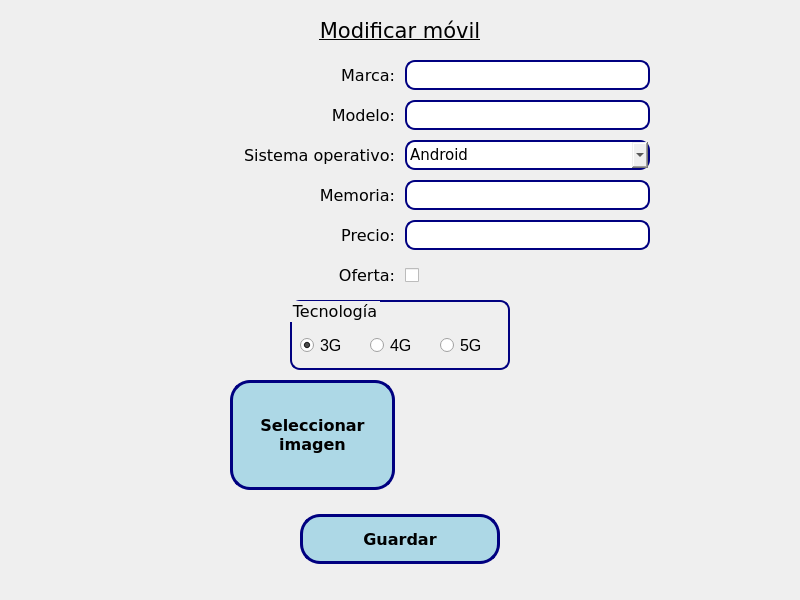
<?xml version="1.0" encoding="UTF-8"?>
<ui version="4.0">
 <class>window_update</class>
 <widget class="QMainWindow" name="window_update">
  <property name="geometry">
   <rect>
    <x>0</x>
    <y>0</y>
    <width>800</width>
    <height>600</height>
   </rect>
  </property>
  <property name="sizePolicy">
   <sizepolicy hsizetype="Preferred" vsizetype="Preferred">
    <horstretch>1</horstretch>
    <verstretch>0</verstretch>
   </sizepolicy>
  </property>
  <property name="minimumSize">
   <size>
    <width>800</width>
    <height>600</height>
   </size>
  </property>
  <property name="maximumSize">
   <size>
    <width>800</width>
    <height>600</height>
   </size>
  </property>
  <property name="font">
   <font>
    <family>Verdana</family>
    <pointsize>10</pointsize>
   </font>
  </property>
  <property name="windowTitle">
   <string>Móviles</string>
  </property>
  <property name="windowIcon">
   <iconset>
    <normaloff>images/icons/icon_mobile_phone.png</normaloff>images/icons/icon_mobile_phone.png</iconset>
  </property>
  <property name="iconSize">
   <size>
    <width>32</width>
    <height>32</height>
   </size>
  </property>
  <widget class="QWidget" name="centralwidget">
   <widget class="QLabel" name="lbl_title">
    <property name="geometry">
     <rect>
      <x>200</x>
      <y>10</y>
      <width>400</width>
      <height>40</height>
     </rect>
    </property>
    <property name="sizePolicy">
     <sizepolicy hsizetype="Expanding" vsizetype="Fixed">
      <horstretch>0</horstretch>
      <verstretch>0</verstretch>
     </sizepolicy>
    </property>
    <property name="font">
     <font>
      <family>Verdana</family>
      <pointsize>16</pointsize>
      <underline>true</underline>
     </font>
    </property>
    <property name="text">
     <string>Modificar móvil</string>
    </property>
    <property name="alignment">
     <set>Qt::AlignCenter</set>
    </property>
   </widget>
   <widget class="QLabel" name="lbl_model">
    <property name="geometry">
     <rect>
      <x>150</x>
      <y>100</y>
      <width>245</width>
      <height>30</height>
     </rect>
    </property>
    <property name="sizePolicy">
     <sizepolicy hsizetype="Fixed" vsizetype="Fixed">
      <horstretch>0</horstretch>
      <verstretch>0</verstretch>
     </sizepolicy>
    </property>
    <property name="font">
     <font>
      <family>Verdana</family>
      <pointsize>12</pointsize>
     </font>
    </property>
    <property name="text">
     <string>Modelo:</string>
    </property>
    <property name="alignment">
     <set>Qt::AlignRight|Qt::AlignTrailing|Qt::AlignVCenter</set>
    </property>
   </widget>
   <widget class="QLineEdit" name="txt_model">
    <property name="geometry">
     <rect>
      <x>405</x>
      <y>100</y>
      <width>245</width>
      <height>30</height>
     </rect>
    </property>
    <property name="sizePolicy">
     <sizepolicy hsizetype="Fixed" vsizetype="Fixed">
      <horstretch>0</horstretch>
      <verstretch>0</verstretch>
     </sizepolicy>
    </property>
    <property name="font">
     <font>
      <family>Verdana</family>
      <pointsize>11</pointsize>
     </font>
    </property>
    <property name="styleSheet">
     <string notr="true">border-radius: 10px; border: 2px solid navy;</string>
    </property>
   </widget>
   <widget class="QLabel" name="lbl_os">
    <property name="geometry">
     <rect>
      <x>150</x>
      <y>140</y>
      <width>245</width>
      <height>30</height>
     </rect>
    </property>
    <property name="sizePolicy">
     <sizepolicy hsizetype="Fixed" vsizetype="Fixed">
      <horstretch>0</horstretch>
      <verstretch>0</verstretch>
     </sizepolicy>
    </property>
    <property name="font">
     <font>
      <family>Verdana</family>
      <pointsize>12</pointsize>
     </font>
    </property>
    <property name="text">
     <string>Sistema operativo:</string>
    </property>
    <property name="alignment">
     <set>Qt::AlignRight|Qt::AlignTrailing|Qt::AlignVCenter</set>
    </property>
   </widget>
   <widget class="QLabel" name="lbl_memory">
    <property name="geometry">
     <rect>
      <x>150</x>
      <y>180</y>
      <width>245</width>
      <height>30</height>
     </rect>
    </property>
    <property name="sizePolicy">
     <sizepolicy hsizetype="Fixed" vsizetype="Fixed">
      <horstretch>0</horstretch>
      <verstretch>0</verstretch>
     </sizepolicy>
    </property>
    <property name="font">
     <font>
      <pointsize>12</pointsize>
     </font>
    </property>
    <property name="text">
     <string>Memoria:</string>
    </property>
    <property name="alignment">
     <set>Qt::AlignRight|Qt::AlignTrailing|Qt::AlignVCenter</set>
    </property>
   </widget>
   <widget class="QLineEdit" name="txt_memory">
    <property name="geometry">
     <rect>
      <x>405</x>
      <y>180</y>
      <width>245</width>
      <height>30</height>
     </rect>
    </property>
    <property name="sizePolicy">
     <sizepolicy hsizetype="Fixed" vsizetype="Fixed">
      <horstretch>0</horstretch>
      <verstretch>0</verstretch>
     </sizepolicy>
    </property>
    <property name="font">
     <font>
      <family>Verdana</family>
      <pointsize>11</pointsize>
     </font>
    </property>
    <property name="styleSheet">
     <string notr="true">border-radius: 10px; border: 2px solid navy;</string>
    </property>
   </widget>
   <widget class="QLabel" name="lbl_price">
    <property name="geometry">
     <rect>
      <x>150</x>
      <y>220</y>
      <width>245</width>
      <height>30</height>
     </rect>
    </property>
    <property name="sizePolicy">
     <sizepolicy hsizetype="Fixed" vsizetype="Fixed">
      <horstretch>0</horstretch>
      <verstretch>0</verstretch>
     </sizepolicy>
    </property>
    <property name="font">
     <font>
      <pointsize>12</pointsize>
     </font>
    </property>
    <property name="text">
     <string>Precio:</string>
    </property>
    <property name="alignment">
     <set>Qt::AlignRight|Qt::AlignTrailing|Qt::AlignVCenter</set>
    </property>
   </widget>
   <widget class="QLineEdit" name="txt_price">
    <property name="geometry">
     <rect>
      <x>405</x>
      <y>220</y>
      <width>245</width>
      <height>30</height>
     </rect>
    </property>
    <property name="sizePolicy">
     <sizepolicy hsizetype="Fixed" vsizetype="Fixed">
      <horstretch>0</horstretch>
      <verstretch>0</verstretch>
     </sizepolicy>
    </property>
    <property name="font">
     <font>
      <family>Verdana</family>
      <pointsize>11</pointsize>
     </font>
    </property>
    <property name="styleSheet">
     <string notr="true">border-radius: 10px; border: 2px solid navy;</string>
    </property>
   </widget>
   <widget class="QPushButton" name="btn_save">
    <property name="geometry">
     <rect>
      <x>300</x>
      <y>514</y>
      <width>200</width>
      <height>50</height>
     </rect>
    </property>
    <property name="font">
     <font>
      <family>Verdana</family>
      <pointsize>-1</pointsize>
      <weight>75</weight>
      <bold>true</bold>
     </font>
    </property>
    <property name="styleSheet">
     <string notr="true">background-color:lightblue; border-radius:20px; border:3px solid navy; color: black; font-family:Verdana; font-size:16px; font-weight:bold;</string>
    </property>
    <property name="text">
     <string>Guardar</string>
    </property>
    <property name="icon">
     <iconset>
      <normaloff>images/icons/icon_save.png</normaloff>images/icons/icon_save.png</iconset>
    </property>
    <property name="iconSize">
     <size>
      <width>32</width>
      <height>32</height>
     </size>
    </property>
   </widget>
   <widget class="QLabel" name="lbl_brand">
    <property name="geometry">
     <rect>
      <x>150</x>
      <y>60</y>
      <width>245</width>
      <height>30</height>
     </rect>
    </property>
    <property name="sizePolicy">
     <sizepolicy hsizetype="Fixed" vsizetype="Fixed">
      <horstretch>1</horstretch>
      <verstretch>0</verstretch>
     </sizepolicy>
    </property>
    <property name="font">
     <font>
      <family>Verdana</family>
      <pointsize>12</pointsize>
     </font>
    </property>
    <property name="text">
     <string>Marca:</string>
    </property>
    <property name="alignment">
     <set>Qt::AlignRight|Qt::AlignTrailing|Qt::AlignVCenter</set>
    </property>
   </widget>
   <widget class="QLineEdit" name="txt_brand">
    <property name="geometry">
     <rect>
      <x>405</x>
      <y>60</y>
      <width>245</width>
      <height>30</height>
     </rect>
    </property>
    <property name="sizePolicy">
     <sizepolicy hsizetype="Fixed" vsizetype="Fixed">
      <horstretch>0</horstretch>
      <verstretch>0</verstretch>
     </sizepolicy>
    </property>
    <property name="font">
     <font>
      <family>Verdana</family>
      <pointsize>11</pointsize>
     </font>
    </property>
    <property name="styleSheet">
     <string notr="true">border-radius: 10px; border: 2px solid navy;</string>
    </property>
   </widget>
   <widget class="QCheckBox" name="chk_deal">
    <property name="geometry">
     <rect>
      <x>405</x>
      <y>260</y>
      <width>245</width>
      <height>30</height>
     </rect>
    </property>
    <property name="font">
     <font>
      <family>Verdana</family>
      <pointsize>12</pointsize>
     </font>
    </property>
    <property name="text">
     <string/>
    </property>
   </widget>
   <widget class="QGroupBox" name="grp_technology">
    <property name="geometry">
     <rect>
      <x>290</x>
      <y>300</y>
      <width>220</width>
      <height>70</height>
     </rect>
    </property>
    <property name="font">
     <font>
      <pointsize>12</pointsize>
     </font>
    </property>
    <property name="styleSheet">
     <string notr="true">border-radius: 10px; border: 2px solid navy;</string>
    </property>
    <property name="title">
     <string>Tecnología</string>
    </property>
    <widget class="QRadioButton" name="rbtn_3g">
     <property name="geometry">
      <rect>
       <x>10</x>
       <y>30</y>
       <width>60</width>
       <height>30</height>
      </rect>
     </property>
     <property name="font">
      <font>
       <pointsize>12</pointsize>
      </font>
     </property>
     <property name="styleSheet">
      <string notr="true">border: none;</string>
     </property>
     <property name="text">
      <string>3G</string>
     </property>
     <property name="checked">
      <bool>true</bool>
     </property>
    </widget>
    <widget class="QRadioButton" name="rbtn_4g">
     <property name="geometry">
      <rect>
       <x>80</x>
       <y>30</y>
       <width>60</width>
       <height>30</height>
      </rect>
     </property>
     <property name="font">
      <font>
       <pointsize>12</pointsize>
      </font>
     </property>
     <property name="styleSheet">
      <string notr="true">border: none;</string>
     </property>
     <property name="text">
      <string>4G</string>
     </property>
    </widget>
    <widget class="QRadioButton" name="rbtn_5g">
     <property name="geometry">
      <rect>
       <x>150</x>
       <y>30</y>
       <width>60</width>
       <height>30</height>
      </rect>
     </property>
     <property name="font">
      <font>
       <pointsize>12</pointsize>
      </font>
     </property>
     <property name="styleSheet">
      <string notr="true">border: none;</string>
     </property>
     <property name="text">
      <string>5G</string>
     </property>
    </widget>
   </widget>
   <widget class="QPushButton" name="btn_select_image">
    <property name="geometry">
     <rect>
      <x>230</x>
      <y>380</y>
      <width>165</width>
      <height>110</height>
     </rect>
    </property>
    <property name="styleSheet">
     <string notr="true">background-color:lightblue; border-radius:20px; border:3px solid navy; color: black; font-family:Verdana; font-size:16px; font-weight:bold;</string>
    </property>
    <property name="inputMethodHints">
     <set>Qt::ImhNone</set>
    </property>
    <property name="text">
     <string>Seleccionar
imagen</string>
    </property>
    <property name="flat">
     <bool>false</bool>
    </property>
   </widget>
   <widget class="QLabel" name="lbl_deal">
    <property name="geometry">
     <rect>
      <x>150</x>
      <y>260</y>
      <width>245</width>
      <height>30</height>
     </rect>
    </property>
    <property name="sizePolicy">
     <sizepolicy hsizetype="Fixed" vsizetype="Fixed">
      <horstretch>0</horstretch>
      <verstretch>0</verstretch>
     </sizepolicy>
    </property>
    <property name="font">
     <font>
      <pointsize>12</pointsize>
     </font>
    </property>
    <property name="text">
     <string>Oferta:</string>
    </property>
    <property name="alignment">
     <set>Qt::AlignRight|Qt::AlignTrailing|Qt::AlignVCenter</set>
    </property>
   </widget>
   <widget class="QLabel" name="lbl_image">
    <property name="geometry">
     <rect>
      <x>405</x>
      <y>380</y>
      <width>245</width>
      <height>110</height>
     </rect>
    </property>
    <property name="text">
     <string/>
    </property>
   </widget>
   <widget class="QComboBox" name="cmb_os">
    <property name="geometry">
     <rect>
      <x>405</x>
      <y>140</y>
      <width>245</width>
      <height>30</height>
     </rect>
    </property>
    <property name="font">
     <font>
      <family>Verdana</family>
      <pointsize>11</pointsize>
     </font>
    </property>
    <property name="styleSheet">
     <string notr="true">border-radius: 10px; border: 2px solid navy;</string>
    </property>
    <item>
     <property name="text">
      <string>Android</string>
     </property>
    </item>
    <item>
     <property name="text">
      <string>iOS</string>
     </property>
    </item>
    <item>
     <property name="text">
      <string>Windows Phone</string>
     </property>
    </item>
    <item>
     <property name="text">
      <string>Otro</string>
     </property>
    </item>
   </widget>
  </widget>
 </widget>
 <resources/>
 <connections/>
</ui>
